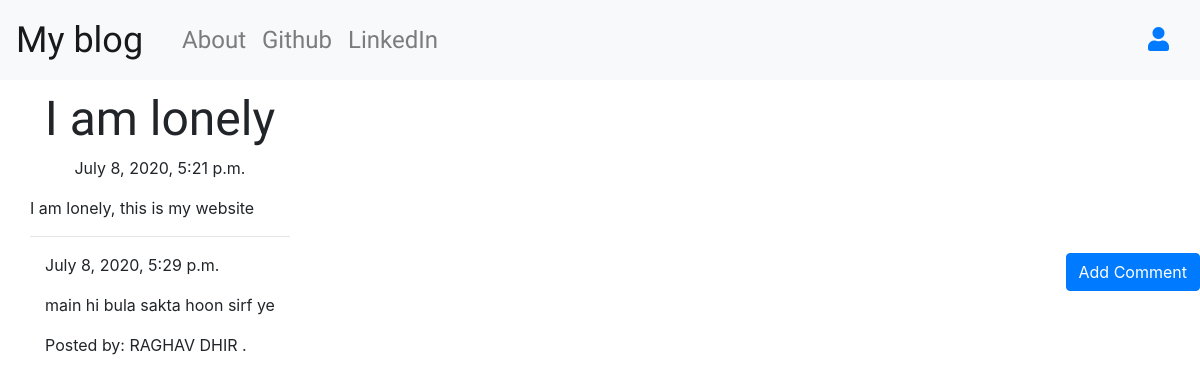
Page /post/11 on the earlier database version.
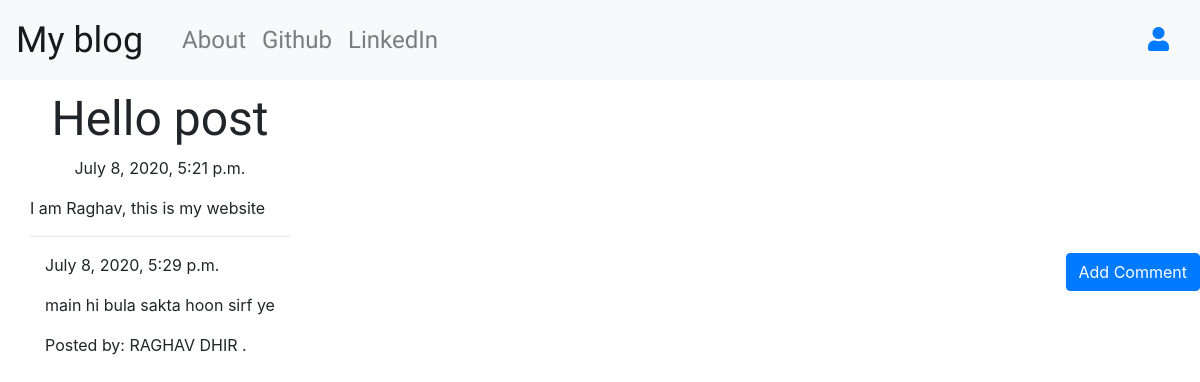
Same page on the later database version.
### blogApp/models.py (models this page shows, shortened)
class Post(models.Model):
    author = models.ForeignKey('auth.User', on_delete=models.CASCADE)
    title = models.CharField(max_length=256)
    text = models.TextField()
    created_date = models.DateTimeField(default=timezone.now)
    published_date = models.DateTimeField(blank=True, null=True)

### blogApp/views.py (the view)
# urls.py: re_path(r'post/(?P<pk>\d+)$', views.PostDetailView.as_view(), name='post_detail'),
class PostDetailView(DetailView):
    model = Post

### blogApp/templates/blogApp/post_detail.html (shortened to what this page needs)
{% extends 'blogApp/base.html' %}
{% block body_block %}
<h1 class="posttitle loader">{{ post.title }}</h1>
{% if post.published_date %}
<div class="date postdate">
    {{ post.published_date }}
</div>
{% else %}
<a class="btn btn-default" href="{% url 'post_publish' pk=post.pk %}">Publish</a>
{% endif %}
<p class="postcontent">{{ post.text|safe|linebreaksbr }}</p>
<hr>
<a class="btn btn-primary btn-comment" href="{% url 'add_comment_to_post' pk=post.pk %}">Add Comment</a>
<div class="container">
    {% for comment in post.comments.all %}
    {% if user.is_authenticated or comment.approved_comment %}
    {{ comment.created_date }}
    <p>{{ comment.text|safe|linebreaks }}</p>
    <p>Posted by: {{ comment.author }}</p>
    {% endif %}
    {% empty %}
    <p>No Comments!</p>
    {% endfor %}
</div>
{% endblock %}

Differences in the rows shown:
changed Post: title "I am lonely" → "Hello post"; text "I am lonely, this is my website" → "I am Raghav, this is my website"
